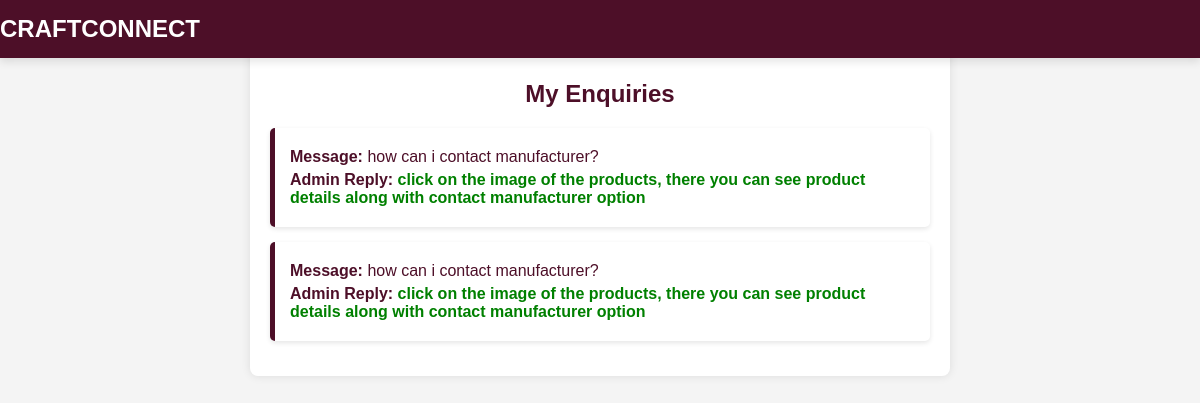
The app's page /user/enquiries (signed in) with its own data.
### tables this page shows
CREATE TABLE enquiry_replies (
            id INTEGER PRIMARY KEY AUTOINCREMENT,
            enquiry_id INTEGER NOT NULL,
            reply TEXT NOT NULL,
            timestamp DATETIME DEFAULT CURRENT_TIMESTAMP,
            FOREIGN KEY (enquiry_id) REFERENCES contact_messages(id)
        );

CREATE TABLE contact_messages (
            id INTEGER PRIMARY KEY AUTOINCREMENT,
            name TEXT NOT NULL,
            email TEXT NOT NULL,
            content TEXT NOT NULL,
            timestamp DATETIME DEFAULT CURRENT_TIMESTAMP
        , reply TEXT, status TEXT DEFAULT 'unread');

### app.py (the view)
@app.route('/user/enquiries')
def user_enquiries():
    user_id = session.get('user_id')  # Assuming you store user session
    conn = sqlite3.connect('craftconnect.db')
    cursor = conn.cursor()
    cursor.execute('''
        SELECT cm.id, cm.content, er.reply
        FROM contact_messages cm
        LEFT JOIN enquiry_replies er ON cm.id = er.enquiry_id
        WHERE cm.email = (SELECT email FROM users WHERE id = ?)
        ORDER BY cm.id DESC
    ''', (user_id,))
    enquiries = cursor.fetchall()
    conn.close()
    return render_template('user_enquiries.html', enquiries=enquiries)

### templates/user_enquiries.html (shortened to what this page needs)
<!DOCTYPE html>
<html lang="en">
<head>
    <link rel="stylesheet" href="{{ url_for('static', filename='css/styles.css') }}">
    <link rel="stylesheet" href="{{ url_for('static', filename='css/user_enquiries.css') }}">
</head>
<body>
    <nav class="navbar">CRAFTCONNECT</nav>
    <div class="container">
        <h2>My Enquiries</h2>
        {% for enquiry in enquiries %}
        <div class="enquiry-card">
            <div class="enquiry-details">
                <p><strong>Message:</strong> {{ enquiry[1] }}</p>
                <p><strong>Admin Reply:</strong>
                    {% if enquiry[2] %}
                        <span class="replied">{{ enquiry[2] }}</span>
                    {% else %}
                        <span class="no-reply">No reply yet</span>
                    {% endif %}
                </p>
            </div>
        </div>
        {% endfor %}
    </div>
</body>
</html>

### static/css/styles.css (style rules this page uses)
body { margin: 0; padding: 0; overflow-x: hidden; font-family: Arial, sans-serif; background: white; color: #4D0F28; min-height: 100vh; box-sizing: border-box; width:100%; max-width: 100%; }
.navbar { display: flex; justify-content: space-between; align-items: center; padding: 15px 30px; background: #4D0F28; color: white; box-shadow: 0px 4px 8px rgba(0, 0, 0, 0.1); max-width: 100%; flex-wrap: wrap; }
* { outline: none; box-sizing: border-box; max-width: 100vw; }

### static/css/user_enquiries.css (style rules this page uses)
body { font-family: Arial, sans-serif; background-color: #f4f4f4; margin: 0; padding: 0; }
.navbar { position: absolute; top: 0; left: 0; width: 100%; background-color: #4D0F28; padding: 15px 0; text-align: left; color: white; font-size: 24px; font-weight: bold; }
.container { width: 90%; max-width: 700px; margin: 40px auto; padding: 20px; background: white; border-radius: 8px; box-shadow: 0 0 10px rgba(0, 0, 0, 0.1); }
h2 { text-align: center; color: #4D0F28; }
.enquiry-card { background: #ffffff; border-left: 5px solid #4D0F28; padding: 15px; margin: 15px 0; border-radius: 5px; box-shadow: 0 2px 5px rgba(0, 0, 0, 0.1); }
.enquiry-details p { margin: 5px 0; color: #4D0F28; }
.replied { color: green; font-weight: bold; }

### records on screen
enquiry_replies: content "how can i contact manufacturer?", reply "click on the image of the products, there you can see product details along with contact manufacturer option"
enquiry_replies: content "how can i contact manufacturer?", reply "click on the image of the products, there you can see product details along with contact manufacturer option"
